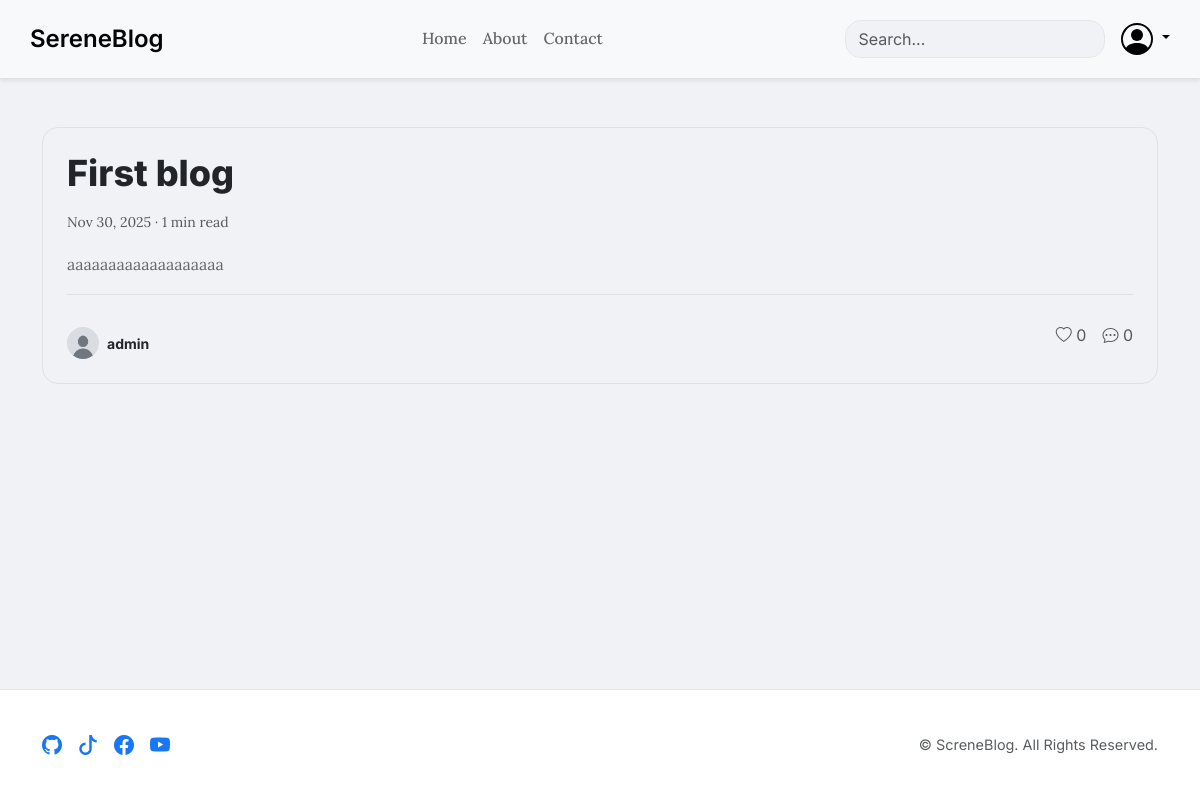
Before: / with the older database file.
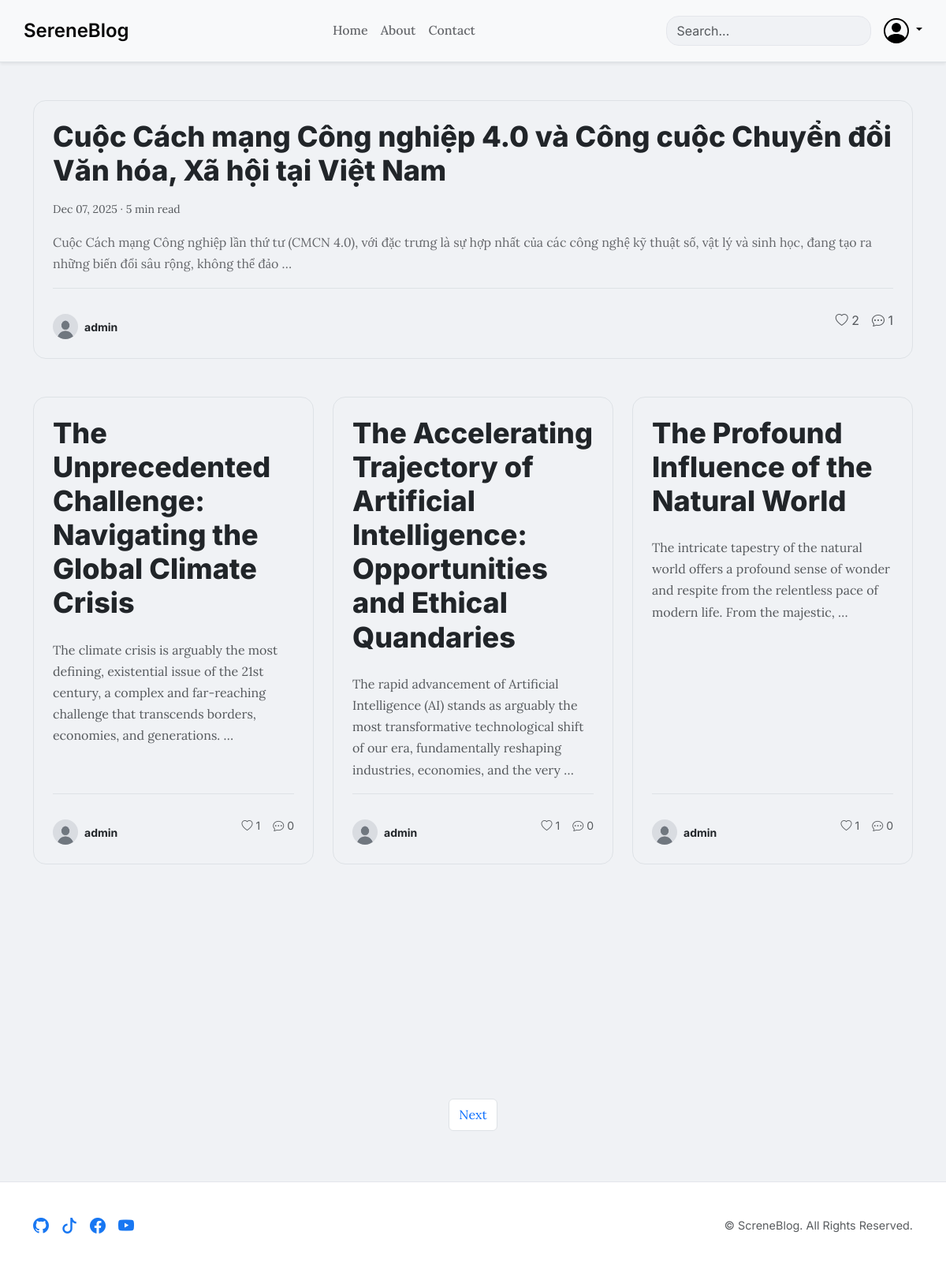
After: the same page with the newer database file.
### blog/models.py (models this page shows, shortened)
class Post(models.Model):
    author = models.ForeignKey(settings.AUTH_USER_MODEL, on_delete=models.CASCADE, related_name='blog_posts')
    title = models.CharField(max_length=255)
    slug = models.SlugField(max_length=250)
    attachment = models.FileField(upload_to='attachments/%Y/%m/%d/', blank=True, null=True, verbose_name="Attachment/Image")
    content = models.TextField()
    thumbnail = ImageSpecField(source='attachment',
                               processors=[ResizeToFill(400, 250)],
                               format='JPEG',
                               options={'quality': 80})
    created = models.DateTimeField(auto_now_add=True)
    viewer = models.IntegerField(default=0)
    likes = models.PositiveIntegerField(default=0, verbose_name="Likes")
    liked_by = models.ManyToManyField(settings.AUTH_USER_MODEL, related_name='liked_posts', blank=True)
    tags = TaggableManager()
    @property
    def is_image(self):
        if not self.attachment:
            return False
        image_extensions = ['.jpg', '.jpeg', '.png', '.gif', '.webp', '.bmp']
        return any(self.attachment.name.lower().endswith(ext) for ext in image_extensions)

class Profile(models.Model):
    user = models.OneToOneField(User, on_delete=models.CASCADE, related_name='profile')
    bio = models.TextField(max_length=500, blank=True)
    avatar = models.ImageField(default='profile_pics/default.jpg', upload_to='profile_pics')
    avatar_thumbnail = ImageSpecField(source='avatar',
                                      processors=[ResizeToFill(150, 150)],
                                      format='JPEG',
                                      options={'quality': 90})

### blog/views.py (the view)
# urls.py: path('', views.index, name='home'),
def index(request):
    all_posts = Post.objects.select_related('author').filter(created__lte=timezone.now()).order_by('-created')
    one_week_ago = timezone.now() - timedelta(days=7)
    featured_post = Post.objects.filter(created__gte=one_week_ago).order_by('-likes', '-created').first()
    if not featured_post:
        featured_post = all_posts.first()
    other_posts_list = all_posts.exclude(pk=featured_post.pk) if featured_post else all_posts
    paginator = Paginator(other_posts_list, 4) # 4 bài viết thường mỗi trang
    page_number = request.GET.get('page')
    posts = paginator.get_page(page_number)
    context = {
        'featured_post': featured_post,
        'posts': posts
    }
    return render(request, 'blog/index.html', context)

### blog/templates/blog/index.html (shortened to what this page needs)
{% extends 'base.html' %}
{% load blog_extras %}
{% block content %}
    {% if featured_post %}
        <div class="mb-5 animate-on-scroll zoom-in">
            {% if featured_post.is_image %}
                <article class="post-card">
                    <div class="row g-0">
                        <div class="col-lg-7">
                            <div class="post-card-image-container">
                                <a href="{% url 'blog:post_detail' featured_post.slug %}">
                                    <img src="{{ featured_post.thumbnail.url }}" class="card-img-top rounded-start" alt="{{ featured_post.title }}" style="aspect-ratio: 16/9; height: 100%;">
                                </a>
                            </div>
                        </div>
                        <div class="col-lg-5 d-flex flex-column">
                            <div class="card-body p-4">
                                <h2 class="post-title" style="font-size: 1.75rem;"><a href="{% url 'blog:post_detail' featured_post.slug %}">{{ featured_post.title }}</a></h2>
                                <p class="card-text text-body-secondary small mb-3">{{ featured_post.created|date:"M d, Y" }} &middot; {{ featured_post.content|striptags|reading_time }} min read</p>
                                <p class="card-text flex-grow-1">{{ featured_post.content|striptags|truncatewords:30 }}</p>
                                <div class="post-card-author">
                                    <a href="{% url 'blog:public_user_profile' featured_post.author.username %}">
                                        <img src="{{ featured_post.author.profile.avatar_thumbnail.url }}" alt="{{ featured_post.author.username }}">
                                    </a>
                                    <div>
                                        <a href="{% url 'blog:public_user_profile' featured_post.author.username %}" class="text-decoration-none text-body fw-bold small">{{ featured_post.author.username }}</a>
                                    </div>
                                </div>
                            </div>
                            <div class="card-footer">
                                <a href="{% url 'blog:post_detail' featured_post.slug %}" class="btn btn-sm btn-primary">Read More <i class="bi bi-arrow-right"></i></a>
                                <div class="d-flex align-items-center gap-3 text-body-secondary">
                                    <span><i class="bi bi-heart-fill"></i> {{ featured_post.likes }}</span>
                                    <span><i class="bi bi-chat-dots-fill"></i> {{ featured_post.comments.count }}</span>
                                </div>
                            </div>
                        </div>
                    </div>
                </article>
            {% else %}
                <article class="post-card-text-only d-flex flex-column">
                    <h2 class="post-title mb-3"><a href="{% url 'blog:post_detail' featured_post.slug %}" class="text-decoration-none text-body">{{ featured_post.title }}</a></h2>
                    <p class="card-text text-body-secondary small mb-3">{{ featured_post.created|date:"M d, Y" }} &middot; {{ featured_post.content|striptags|reading_time }} min read</p>
                    <p class="card-text flex-grow-1">{{ featured_post.content|striptags|truncatewords:40 }}</p>
                    <div class="card-footer d-flex justify-content-between align-items-center">
                        <div class="post-card-author">
                             <a href="{% url 'blog:public_user_profile' featured_post.author.username %}"><img src="{{ featured_post.author.profile.avatar_thumbnail.url }}" alt="{{ featured_post.author.username }}"></a>
                             <div><a href="{% url 'blog:public_user_profile' featured_post.author.username %}" class="text-decoration-none text-body fw-bold small">{{ featured_post.author.username }}</a></div>
                        </div>
                         <div class="d-flex align-items-center gap-3 text-body-secondary">
                            <span><i class="bi bi-heart"></i> {{ featured_post.likes }}</span>
                            <span><i class="bi bi-chat-dots"></i> {{ featured_post.comments.count }}</span>
                        </div>
                    </div>
                </article>
            {% endif %}
        </div>
    {% endif %}
    <div class="row row-cols-1 row-cols-md-2 row-cols-lg-3 g-4">
        {% for post in posts %}
            <div class="col animate-on-scroll zoom-in">
                {% if post.is_image %}
                    <article class="post-card">
                        <div class="post-card-image-container">
                            <a href="{% url 'blog:post_detail' post.slug %}"><img src="{{ post.thumbnail.url }}" alt="{{ post.title }}" class="card-img-top"></a>
                        </div>
                        <div class="card-body">
                            <h3 class="post-title"><a href="{% url 'blog:post_detail' post.slug %}">{{ post.title }}</a></h3>
                            <p class="card-text flex-grow-1 text-body-secondary mt-2">{{ post.content|striptags|truncatewords:15 }}</p>
                            <div class="post-card-author">
                                <a href="{% url 'blog:public_user_profile' post.author.username %}"><img src="{{ post.author.profile.avatar_thumbnail.url }}" alt="{{ post.author.username }}"></a>
                                <div>
                                    <a href="{% url 'blog:public_user_profile' post.author.username %}" class="text-decoration-none text-body fw-bold small">{{ post.author.username }}</a>
                                    <div class="text-body-secondary small">{{ post.created|date:"M d, Y" }}</div>
                                </div>
                            </div>
                        </div>
                        <div class="card-footer text-body-secondary">
                            <span><i class="bi bi-clock"></i> {{ post.content|striptags|reading_time }} min read</span>
                            <div class="d-flex align-items-center gap-3">
                                <span><i class="bi bi-heart"></i> {{ post.likes }}</span>
                                <span><i class="bi bi-chat-dots"></i> {{ post.comments.count }}</span>
                            </div>
                        </div>
                    </article>
                {% else %}
                    <article class="post-card-text-only">
                        <h3 class="post-title"><a href="{% url 'blog:post_detail' post.slug %}" class="text-decoration-none text-body">{{ post.title }}</a></h3>
                        <p class="card-text flex-grow-1 text-body-secondary my-3">{{ post.content|striptags|truncatewords:25 }}</p>
                        <div class="card-footer d-flex justify-content-between align-items-center">
                            <div class="post-card-author">
                                <a href="{% url 'blog:public_user_profile' post.author.username %}"><img src="{{ post.author.profile.avatar_thumbnail.url }}" alt="{{ post.author.username }}"></a>
                                <div><a href="{% url 'blog:public_user_profile' post.author.username %}" class="text-decoration-none text-body fw-bold small">{{ post.author.username }}</a></div>
                            </div>
                            <div class="d-flex align-items-center gap-3 text-body-secondary small">
                                <span><i class="bi bi-heart"></i> {{ post.likes }}</span>
                                <span><i class="bi bi-chat-dots"></i> {{ post.comments.count }}</span>
                            </div>
                        </div>
                    </article>
                {% endif %}
            </div>
        {% empty %}
            {% if not featured_post %}
            <div class="alert alert-secondary animate-on-scroll">No posts have been published yet. Be the first to <a href="{% url 'blog:post_create' %}" class="alert-link">create one</a>!</div>
            {% endif %}
        {% endfor %}
    </div>
    {% if posts.has_other_pages %}
    <nav aria-label="Page navigation" class="mt-5">
        <ul class="pagination justify-content-center">
            {% if posts.has_next %}
                <li class="page-item"><a class="page-link" href="?page={{ posts.next_page_number }}">Next</a></li>
            {% endif %}
        </ul>
    </nav>
    {% endif %}
{% endblock %}

### blog/templates/base.html (shortened to what this page needs)
{% load static %}
{% load compress %}
<!DOCTYPE html>
<html lang="en">
<head>
    <link href="https://cdn.jsdelivr.net/npm/bootstrap@5.3.3/dist/css/bootstrap.min.css" rel="stylesheet">
    <link rel="stylesheet" href="https://cdn.jsdelivr.net/npm/bootstrap-icons@1.11.3/font/bootstrap-icons.min.css">
    {% compress css %}
        <link rel="stylesheet" href="{% static 'blog/css/style.css' %}">
    {% endcompress %}
</head>
<body>
    {% block header %}
    <header class="sticky-top py-2 bg-body-tertiary border-bottom shadow-sm">
        <nav class="container navbar navbar-expand-lg align-items-center">
            <a class="navbar-brand" href="{% url 'blog:home' %}">SereneBlog</a>
            <div class="collapse navbar-collapse" id="navbarNav">
                <ul class="navbar-nav mx-auto mb-2 mb-lg-0">
                    <li class="nav-item"><a class="nav-link px-2" href="{% url 'blog:home' %}">Home</a></li>
                    <li class="nav-item"><a class="nav-link px-2" href="{% url 'blog:about' %}">About</a></li>
                    <li class="nav-item"><a class="nav-link px-2" href="{% url 'blog:contact' %}">Contact</a></li>
                </ul>
                <form class="d-flex me-3 position-relative" role="search" method="get" action="{% url 'blog:search' %}">
                    <input id="liveSearchInput" class="form-control" type="search" name="q" placeholder="Search..." aria-label="Search">
                </form>
                 <div class="d-flex align-items-center">
                    <div class="dropdown text-end">
                        {% if user.is_authenticated and user.profile.avatar %}
                        <a href="#" class="d-block link-body-emphasis text-decoration-none dropdown-toggle" data-bs-toggle="dropdown" aria-expanded="false" aria-label="User menu">
                            <img src="{{ user.profile.avatar_thumbnail.url }}" alt="{{ user.username }}'s avatar" width="32" height="32" class="rounded-circle">
                        </a>
                        {% else %}
                        <a href="#" class="d-block link-body-emphasis text-decoration-none dropdown-toggle" data-bs-toggle="dropdown" aria-expanded="false" aria-label="User menu">
                        </a>
                        {% endif %}
                    </div>
                </div>
            </div>
        </nav>
    </header>
    {% endblock %}
    {% block main_content %}
        <main class="container my-5">
            <div class="content-wrapper">
                {% block content %}{% endblock %}
            </div>
        </main>
    {% endblock main_content %}
    {% block footer %}
    <div class="toast-container position-fixed bottom-0 end-0 p-3">
    </div>
    {% include 'blog/_footer.html' %}
    {% endblock %}
</body>
</html>

### blog/templates/blog/_footer.html (shortened to what this page needs)
<footer>
    <div class="container">
        <div class="row align-items-center py-4">
            <div class="col-lg-4 text-center text-lg-start mb-3 mb-lg-0 social-icons">
                <a href="https://github.com/Quanghuy13111" class="social-icon" title="GitHub"><i class="bi bi-github"></i></a>
            <a href="https://www.tiktok.com/@sybau2514" class="social-icon" title="Tiktok"><i class="bi bi-tiktok"></i></a>
            <a href="https://www.facebook.com/qhuy131211" class="social-icon" title="Facebook"><i class="bi bi-facebook"></i></a>
            <a href="https://www.youtube.com/@Tool13337" class="social-icon" title="Youtube"><i class="bi bi-youtube"></i></a>
            </div>
            <div class="col-lg-8 text-center text-lg-end copyright-section">
                <p class="mb-0 text-body-secondary">&copy;  ScreneBlog. All Rights Reserved.</p>
            </div>
        </div>
    </div>
</footer>

Changed rows visible on the page:
no longer on this page (row edited): Post: title "First blog", created "Nov 30, 2025", content|reading_time "1", content "aaaaaaaaaaaaaaaaaaa", author.profile.avatar_thumbnail (placeholder picture), author.username "admin", likes "0", comments.count "0"
added Post: title "Cuộc Cách mạng Công nghiệp 4.0 và Công cuộc Chuyển đổi Văn hóa, Xã hội tại Việt Nam", created "Dec 07, 2025", content|reading_time "5", content "Cuộc Cách mạng Công nghiệp lần thứ tư (CMCN 4.0), với đặc trưng là sự hợp nhất của các công nghệ kỹ thuật số, vật lý và sinh học, đang tạo ra những biến đổi sâu rộng, không thể đảo …", author.profile.avatar_thumbnail (placeholder picture), author.username "admin", likes "2", comments.count "1"
added Post: title "The Unprecedented Challenge: Navigating the Global Climate Crisis", content "The climate crisis is arguably the most defining, existential issue of the 21st century, a complex and far-reaching challenge that transcends borders, economies, and generations. …", author.profile.avatar_thumbnail (placeholder picture), author.username "admin", likes "1", comments.count "0"
added Post: title "The Accelerating Trajectory of Artificial Intelligence: Opportunities and Ethical Quandaries", content "The rapid advancement of Artificial Intelligence (AI) stands as arguably the most transformative technological shift of our era, fundamentally reshaping industries, economies, and the very …", author.profile.avatar_thumbnail (placeholder picture), author.username "admin", likes "1", comments.count "0"
added Post: title "The Profound Influence of the Natural World", content "The intricate tapestry of the natural world offers a profound sense of wonder and respite from the relentless pace of modern life. From the majestic, …", author.profile.avatar_thumbnail (placeholder picture), author.username "admin", likes "1", comments.count "0"
Other visible differences:
text now shown: "Next"
